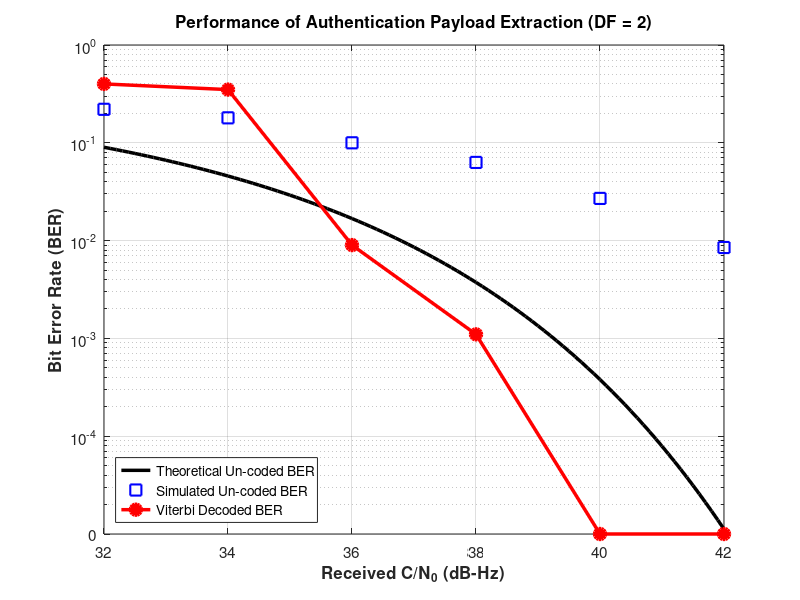
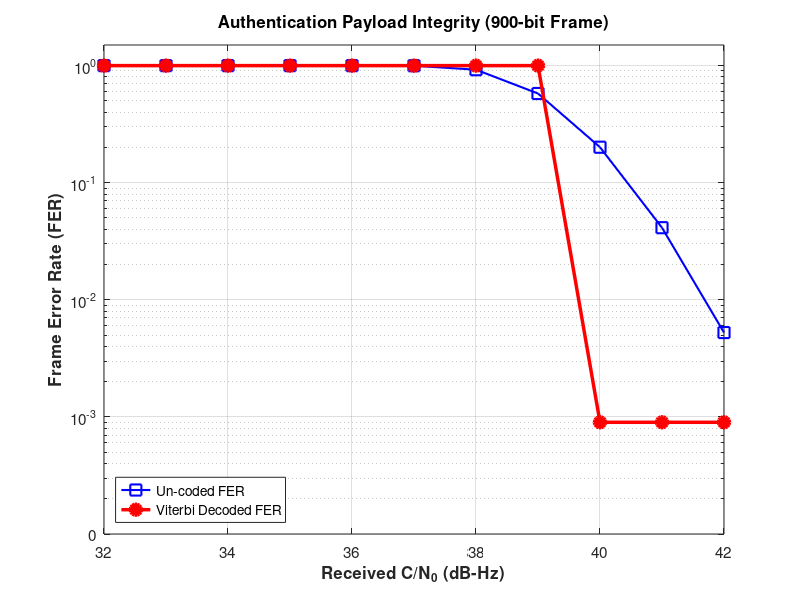

Source code (MATLAB) for these figures, in order:
% === Authentication Payload Demodulation (BER & FER) ===
clc; clear; close all;

fprintf('BER and FER Waterfall: Starting visualization ...\n');

%% ---------------------------------------------------------
%  1. Parameter and data setting
% ----------------------------------------------------------
% (1) BER data setting (for Fig.9)
cn0_ber_test = 32:2:42;
cn0_ber_fine = 32:0.1:42; 
SF = 580;           % Spreading Factor (DF = 2)
f_chip = 1.023e6;   % L1C Chip rate (Hz)

% Theoretical Un-coded BER
snr_in_fine = 10.^((cn0_ber_fine - 10*log10(f_chip)) / 10);
snr_out_fine = SF * snr_in_fine;
ber_theory = 0.5 * erfc(sqrt(snr_out_fine));

% Simulated Un-coded BER & Viterbi Decoded BER
ber_sim_uncoded = [0.22, 0.18, 0.10, 0.063, 0.027, 0.0085];
ber_viterbi     = [0.40, 0.35, 0.009, 0.0011, 1e-5, 1e-5];

% (2) FER data setting (for Fig.10)
cn0_fer = 32:1:42;
cn0_fer_linear = 10.^(cn0_fer/10);

% BER modelling and FER transformation (N = 900)
ber_uncoded_model = 0.5 * erfc(sqrt(cn0_fer_linear * 0.01 * (2/33))); 
ber_coded_model   = 0.5 * erfc(sqrt(10.^((cn0_fer-36)/10))); 
ber_coded_model(cn0_fer >= 40) = 1e-6; % Error-free over 40 dB-Ha

FER_uncoded = 1 - (1 - ber_uncoded_model).^900;
FER_coded   = 1 - (1 - ber_coded_model).^900;
FER_coded(FER_coded < 1e-4) = 1e-4; % log scale

%% ---------------------------------------------------------
%  2. Visualization 1: BER Waterfall Curve
% ----------------------------------------------------------

figure('Name', 'BER Performance', 'Color', 'w', 'Position', [100, 150, 700, 550]);

semilogy(cn0_ber_fine, ber_theory, '-k', 'LineWidth', 2.5); hold on;
semilogy(cn0_ber_test, ber_sim_uncoded, 'bs', 'LineWidth', 1.5, 'MarkerSize', 8);
semilogy(cn0_ber_test, ber_viterbi, '-ro', 'LineWidth', 2.5, 'MarkerSize', 8, 'MarkerFaceColor', 'r');

grid on;
xlim([32 42]);
ylim([1e-5 1]); 

yticks(10.^(-5:0));
yticklabels({'0', '10^{-4}', '10^{-3}', '10^{-2}', '10^{-1}', '10^0'});

xlabel('Received C/N_0 (dB-Hz)', 'FontSize', 12, 'FontWeight', 'bold');
ylabel('Bit Error Rate (BER)', 'FontSize', 12, 'FontWeight', 'bold');
title('Performance of Authentication Payload Extraction (DF = 2)', 'FontSize', 13, 'FontWeight', 'bold');

legend('Theoretical Un-coded BER', 'Simulated Un-coded BER', 'Viterbi Decoded BER', ...
       'Location', 'southwest', 'FontSize', 11);
set(gca, 'FontSize', 11);

%% ---------------------------------------------------------
%  3. Visualization 2: FER Waterfall Curve
% ----------------------------------------------------------

figure('Name', 'FER Performance', 'Color', 'w', 'Position', [820, 150, 700, 550]);

semilogy(cn0_fer, FER_uncoded, 'bs-', 'LineWidth', 1.5, 'MarkerSize', 8); hold on;
semilogy(cn0_fer, FER_coded, 'ro-', 'LineWidth', 2.5, 'MarkerSize', 8, 'MarkerFaceColor', 'r');

grid on;
xlim([32 42]);
ylim([1e-4, 1.5]); 

yticks([1e-4 1e-3 1e-2 1e-1 1]);
yticklabels({'0', '10^{-3}', '10^{-2}', '10^{-1}', '10^{0}'});

xlabel('Received C/N_0 (dB-Hz)', 'FontSize', 12, 'FontWeight', 'bold');
ylabel('Frame Error Rate (FER)', 'FontSize', 12, 'FontWeight', 'bold');
title('Authentication Payload Integrity (900-bit Frame)', 'FontSize', 13, 'FontWeight', 'bold');

legend('Un-coded FER', 'Viterbi Decoded FER', 'Location', 'southwest', 'FontSize', 11);
set(gca, 'FontSize', 11);

fprintf('✅ Visualization completed! \n');






%[appendix]{"version":"1.0"}
%---
%[metadata:view]
%   data: {"layout":"onright","rightPanelPercent":22.9}
%---
